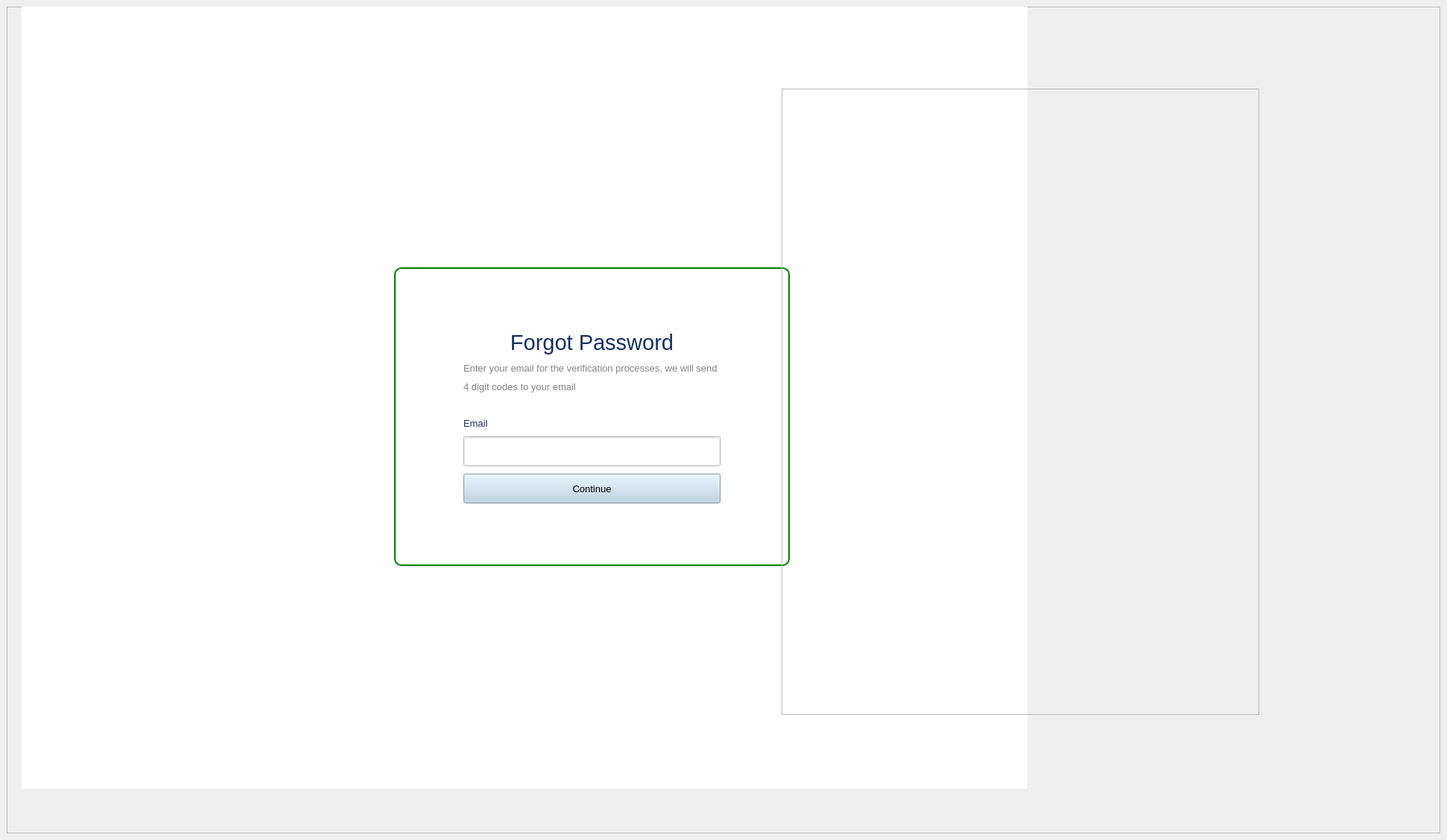
<?xml version="1.0" encoding="UTF-8"?>
<ui version="4.0">
 <class>MainWindow</class>
 <widget class="QMainWindow" name="MainWindow">
  <property name="geometry">
   <rect>
    <x>0</x>
    <y>0</y>
    <width>1942</width>
    <height>1128</height>
   </rect>
  </property>
  <property name="windowTitle">
   <string>MainWindow</string>
  </property>
  <property name="styleSheet">
   <string notr="true">#widget_2 {
                background-color: white;
            }

#widget_3, #loginbutton {
                background-color: &quot;#B6D0E2&quot;;
            }

</string>
  </property>
  <widget class="QWidget" name="centralwidget">
   <layout class="QGridLayout" name="gridLayout_4">
    <item row="0" column="0">
     <widget class="QFrame" name="bg">
      <property name="minimumSize">
       <size>
        <width>1920</width>
        <height>1080</height>
       </size>
      </property>
      <property name="frameShape">
       <enum>QFrame::StyledPanel</enum>
      </property>
      <property name="frameShadow">
       <enum>QFrame::Raised</enum>
      </property>
      <widget class="QWidget" name="widget_2" native="true">
       <property name="geometry">
        <rect>
         <x>20</x>
         <y>-30</y>
         <width>1350</width>
         <height>1080</height>
        </rect>
       </property>
       <property name="minimumSize">
        <size>
         <width>0</width>
         <height>1080</height>
        </size>
       </property>
       <widget class="QWidget" name="widget" native="true">
        <property name="enabled">
         <bool>true</bool>
        </property>
        <property name="geometry">
         <rect>
          <x>500</x>
          <y>390</y>
          <width>531</width>
          <height>381</height>
         </rect>
        </property>
        <property name="sizePolicy">
         <sizepolicy hsizetype="Expanding" vsizetype="Expanding">
          <horstretch>0</horstretch>
          <verstretch>0</verstretch>
         </sizepolicy>
        </property>
        <property name="styleSheet">
         <string notr="true">gridline-color: rgb(0, 126, 133);</string>
        </property>
        <layout class="QGridLayout" name="gridLayout">
         <item row="3" column="2">
          <spacer name="horizontalSpacer_2">
           <property name="orientation">
            <enum>Qt::Horizontal</enum>
           </property>
           <property name="sizeHint" stdset="0">
            <size>
             <width>76</width>
             <height>20</height>
            </size>
           </property>
          </spacer>
         </item>
         <item row="4" column="1">
          <spacer name="verticalSpacer_2">
           <property name="orientation">
            <enum>Qt::Vertical</enum>
           </property>
           <property name="sizeHint" stdset="0">
            <size>
             <width>20</width>
             <height>184</height>
            </size>
           </property>
          </spacer>
         </item>
         <item row="3" column="1">
          <layout class="QVBoxLayout" name="verticalLayout_4">
           <property name="spacing">
            <number>10</number>
           </property>
           <item>
            <widget class="QLabel" name="label">
             <property name="enabled">
              <bool>true</bool>
             </property>
             <property name="font">
              <font>
               <family>Microsoft Sans Serif</family>
               <pointsize>22</pointsize>
              </font>
             </property>
             <property name="styleSheet">
              <string notr="true">color:rgb(21, 48, 96)</string>
             </property>
             <property name="text">
              <string>Forgot Password</string>
             </property>
             <property name="alignment">
              <set>Qt::AlignHCenter|Qt::AlignTop</set>
             </property>
            </widget>
           </item>
           <item>
            <layout class="QVBoxLayout" name="verticalLayout_3">
             <property name="spacing">
              <number>10</number>
             </property>
             <item>
              <layout class="QVBoxLayout" name="verticalLayout">
               <property name="spacing">
                <number>10</number>
               </property>
               <item>
                <widget class="QLabel" name="label_2">
                 <property name="font">
                  <font>
                   <family>MS Shell Dlg 2</family>
                   <pointsize>10</pointsize>
                  </font>
                 </property>
                 <property name="styleSheet">
                  <string notr="true">color: rgb(130, 130, 130);</string>
                 </property>
                 <property name="text">
                  <string>Enter your email for the verification processes, we will send </string>
                 </property>
                </widget>
               </item>
              </layout>
             </item>
             <item>
              <widget class="QLabel" name="label_5">
               <property name="font">
                <font>
                 <pointsize>10</pointsize>
                </font>
               </property>
               <property name="styleSheet">
                <string notr="true">color: rgb(130, 130, 130);</string>
               </property>
               <property name="text">
                <string>4 digit codes to your email</string>
               </property>
              </widget>
             </item>
             <item>
              <layout class="QVBoxLayout" name="verticalLayout_2"/>
             </item>
            </layout>
           </item>
           <item>
            <spacer name="verticalSpacer_3">
             <property name="orientation">
              <enum>Qt::Vertical</enum>
             </property>
             <property name="sizeHint" stdset="0">
              <size>
               <width>20</width>
               <height>30</height>
              </size>
             </property>
            </spacer>
           </item>
           <item>
            <widget class="QLabel" name="label_6">
             <property name="text">
              <string/>
             </property>
            </widget>
           </item>
           <item>
            <widget class="QLabel" name="label_3">
             <property name="font">
              <font>
               <pointsize>10</pointsize>
              </font>
             </property>
             <property name="styleSheet">
              <string notr="true">color: rgb(21, 48, 96);</string>
             </property>
             <property name="text">
              <string>Email</string>
             </property>
            </widget>
           </item>
           <item>
            <widget class="QLineEdit" name="lineEdit">
             <property name="minimumSize">
              <size>
               <width>0</width>
               <height>40</height>
              </size>
             </property>
            </widget>
           </item>
           <item>
            <widget class="QPushButton" name="pushButton">
             <property name="minimumSize">
              <size>
               <width>0</width>
               <height>40</height>
              </size>
             </property>
             <property name="font">
              <font>
               <pointsize>10</pointsize>
              </font>
             </property>
             <property name="styleSheet">
              <string notr="true">background-color: rgb(182, 208, 226);</string>
             </property>
             <property name="text">
              <string>Continue</string>
             </property>
            </widget>
           </item>
          </layout>
         </item>
         <item row="1" column="1">
          <spacer name="verticalSpacer">
           <property name="orientation">
            <enum>Qt::Vertical</enum>
           </property>
           <property name="sizeHint" stdset="0">
            <size>
             <width>20</width>
             <height>184</height>
            </size>
           </property>
          </spacer>
         </item>
         <item row="1" column="0">
          <spacer name="verticalSpacer_4">
           <property name="orientation">
            <enum>Qt::Vertical</enum>
           </property>
           <property name="sizeHint" stdset="0">
            <size>
             <width>20</width>
             <height>30</height>
            </size>
           </property>
          </spacer>
         </item>
         <item row="4" column="0">
          <spacer name="horizontalSpacer">
           <property name="orientation">
            <enum>Qt::Horizontal</enum>
           </property>
           <property name="sizeHint" stdset="0">
            <size>
             <width>20</width>
             <height>20</height>
            </size>
           </property>
          </spacer>
         </item>
        </layout>
       </widget>
       <widget class="QLabel" name="label_4">
        <property name="geometry">
         <rect>
          <x>0</x>
          <y>-20</y>
          <width>291</width>
          <height>251</height>
         </rect>
        </property>
        <property name="text">
         <string/>
        </property>
        <property name="pixmap">
         <pixmap>../../../../Downloads/Software Engineering/CAD/Figma icons/call a doctor.png</pixmap>
        </property>
        <property name="scaledContents">
         <bool>true</bool>
        </property>
       </widget>
       <widget class="QLabel" name="label_7">
        <property name="geometry">
         <rect>
          <x>500</x>
          <y>380</y>
          <width>531</width>
          <height>401</height>
         </rect>
        </property>
        <property name="styleSheet">
         <string notr="true">border: 2px solid green;
border-radius: 10px;</string>
        </property>
        <property name="text">
         <string/>
        </property>
       </widget>
       <zorder>label_4</zorder>
       <zorder>label_7</zorder>
       <zorder>widget</zorder>
      </widget>
      <widget class="QWidget" name="widget_3" native="true">
       <property name="geometry">
        <rect>
         <x>1348</x>
         <y>0</y>
         <width>579</width>
         <height>1080</height>
        </rect>
       </property>
       <property name="minimumSize">
        <size>
         <width>0</width>
         <height>1080</height>
        </size>
       </property>
      </widget>
      <widget class="QFrame" name="frame">
       <property name="geometry">
        <rect>
         <x>1040</x>
         <y>110</y>
         <width>641</width>
         <height>841</height>
        </rect>
       </property>
       <property name="frameShape">
        <enum>QFrame::StyledPanel</enum>
       </property>
       <property name="frameShadow">
        <enum>QFrame::Raised</enum>
       </property>
       <property name="lineWidth">
        <number>0</number>
       </property>
      </widget>
     </widget>
    </item>
   </layout>
  </widget>
  <widget class="QMenuBar" name="menubar">
   <property name="geometry">
    <rect>
     <x>0</x>
     <y>0</y>
     <width>1942</width>
     <height>26</height>
    </rect>
   </property>
  </widget>
 </widget>
 <resources/>
 <connections/>
</ui>
